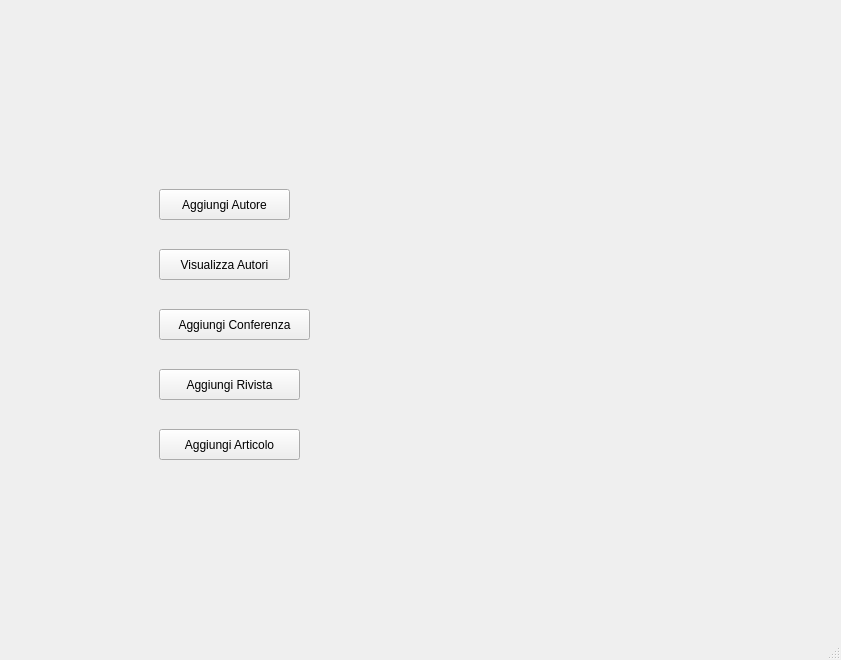
<?xml version="1.0" encoding="UTF-8"?>
<ui version="4.0">
 <class>MainWindow</class>
 <widget class="QMainWindow" name="MainWindow">
  <property name="geometry">
   <rect>
    <x>0</x>
    <y>0</y>
    <width>841</width>
    <height>660</height>
   </rect>
  </property>
  <property name="windowTitle">
   <string>MainWindow</string>
  </property>
  <property name="styleSheet">
   <string notr="true"/>
  </property>
  <widget class="QWidget" name="centralwidget">
   <layout class="QHBoxLayout" name="horizontalLayout">
    <item>
     <widget class="QStackedWidget" name="stackedWidget">
      <widget class="QWidget" name="homePage">
       <widget class="QPushButton" name="inserisciAutore">
        <property name="geometry">
         <rect>
          <x>150</x>
          <y>180</y>
          <width>131</width>
          <height>31</height>
         </rect>
        </property>
        <property name="text">
         <string>Aggiungi Autore</string>
        </property>
       </widget>
       <widget class="QPushButton" name="visualizzaAutori">
        <property name="geometry">
         <rect>
          <x>150</x>
          <y>240</y>
          <width>131</width>
          <height>31</height>
         </rect>
        </property>
        <property name="text">
         <string>Visualizza Autori</string>
        </property>
       </widget>
       <widget class="QPushButton" name="inserisciArticolo">
        <property name="geometry">
         <rect>
          <x>150</x>
          <y>420</y>
          <width>141</width>
          <height>31</height>
         </rect>
        </property>
        <property name="text">
         <string>Aggiungi Articolo</string>
        </property>
       </widget>
       <widget class="QPushButton" name="inserisciRivista">
        <property name="geometry">
         <rect>
          <x>150</x>
          <y>360</y>
          <width>141</width>
          <height>31</height>
         </rect>
        </property>
        <property name="text">
         <string>Aggiungi Rivista</string>
        </property>
       </widget>
       <widget class="QPushButton" name="inserisciConferenza">
        <property name="geometry">
         <rect>
          <x>150</x>
          <y>300</y>
          <width>151</width>
          <height>31</height>
         </rect>
        </property>
        <property name="text">
         <string>Aggiungi Conferenza</string>
        </property>
       </widget>
      </widget>
      <widget class="QWidget" name="aggiungiAutorePage">
       <widget class="QWidget" name="layoutWidget">
        <property name="geometry">
         <rect>
          <x>440</x>
          <y>110</y>
          <width>321</width>
          <height>331</height>
         </rect>
        </property>
        <layout class="QVBoxLayout" name="verticalLayout">
         <item>
          <widget class="QListWidget" name="listAutori"/>
         </item>
         <item>
          <widget class="QPushButton" name="aggiungiAutore">
           <property name="text">
            <string>aggiungi </string>
           </property>
          </widget>
         </item>
        </layout>
       </widget>
       <widget class="QWidget" name="layoutWidget">
        <property name="geometry">
         <rect>
          <x>40</x>
          <y>170</y>
          <width>336</width>
          <height>211</height>
         </rect>
        </property>
        <layout class="QFormLayout" name="formLayout">
         <item row="0" column="0">
          <widget class="QLabel" name="idAutore">
           <property name="font">
            <font>
             <weight>75</weight>
             <bold>true</bold>
            </font>
           </property>
           <property name="text">
            <string>Id:</string>
           </property>
           <property name="margin">
            <number>0</number>
           </property>
          </widget>
         </item>
         <item row="1" column="0">
          <widget class="QLabel" name="nomeAutore">
           <property name="font">
            <font>
             <weight>75</weight>
             <bold>true</bold>
            </font>
           </property>
           <property name="text">
            <string>Nome:</string>
           </property>
          </widget>
         </item>
         <item row="1" column="1">
          <widget class="QLineEdit" name="nomeAutoreText"/>
         </item>
         <item row="2" column="0">
          <widget class="QLabel" name="cognome">
           <property name="font">
            <font>
             <weight>75</weight>
             <bold>true</bold>
            </font>
           </property>
           <property name="text">
            <string>Cognome:</string>
           </property>
          </widget>
         </item>
         <item row="2" column="1">
          <widget class="QLineEdit" name="cognomeText"/>
         </item>
         <item row="3" column="0">
          <widget class="QLabel" name="afferenza">
           <property name="font">
            <font>
             <weight>75</weight>
             <bold>true</bold>
            </font>
           </property>
           <property name="text">
            <string>Afferenza:</string>
           </property>
           <property name="margin">
            <number>0</number>
           </property>
          </widget>
         </item>
         <item row="3" column="1">
          <widget class="QTextEdit" name="afferenzaText"/>
         </item>
         <item row="4" column="1">
          <widget class="QPushButton" name="aggiungiAfferenza">
           <property name="text">
            <string>aggiungi afferenza</string>
           </property>
          </widget>
         </item>
         <item row="0" column="1">
          <widget class="QSpinBox" name="idAutoreBox"/>
         </item>
        </layout>
       </widget>
       <widget class="QPushButton" name="backHome">
        <property name="geometry">
         <rect>
          <x>350</x>
          <y>500</y>
          <width>111</width>
          <height>31</height>
         </rect>
        </property>
        <property name="font">
         <font>
          <weight>75</weight>
          <italic>true</italic>
          <bold>true</bold>
         </font>
        </property>
        <property name="text">
         <string>Home</string>
        </property>
       </widget>
      </widget>
      <widget class="QWidget" name="VisualizzaAutoriPage">
       <widget class="QWidget" name="layoutWidget">
        <property name="geometry">
         <rect>
          <x>40</x>
          <y>20</y>
          <width>741</width>
          <height>541</height>
         </rect>
        </property>
        <layout class="QVBoxLayout" name="verticalLayout_2">
         <item>
          <widget class="QLabel" name="label">
           <property name="text">
            <string>Autori Presenti</string>
           </property>
          </widget>
         </item>
         <item>
          <widget class="QListWidget" name="listAutoriCompleta"/>
         </item>
         <item>
          <widget class="QPushButton" name="backHome_2">
           <property name="text">
            <string>Home</string>
           </property>
          </widget>
         </item>
        </layout>
       </widget>
      </widget>
      <widget class="QWidget" name="aggiungiConferenzaPage">
       <widget class="QCalendarWidget" name="calendarWidget">
        <property name="geometry">
         <rect>
          <x>40</x>
          <y>280</y>
          <width>401</width>
          <height>171</height>
         </rect>
        </property>
        <property name="verticalHeaderFormat">
         <enum>QCalendarWidget::NoVerticalHeader</enum>
        </property>
       </widget>
       <widget class="QPushButton" name="backHome_5">
        <property name="geometry">
         <rect>
          <x>370</x>
          <y>520</y>
          <width>89</width>
          <height>25</height>
         </rect>
        </property>
        <property name="text">
         <string>Home</string>
        </property>
       </widget>
       <widget class="QWidget" name="">
        <property name="geometry">
         <rect>
          <x>40</x>
          <y>90</y>
          <width>401</width>
          <height>183</height>
         </rect>
        </property>
        <layout class="QFormLayout" name="formLayout_5">
         <item row="0" column="0">
          <widget class="QLabel" name="nomeConferenza">
           <property name="text">
            <string>Nome:</string>
           </property>
          </widget>
         </item>
         <item row="0" column="1">
          <widget class="QLineEdit" name="nomeConfText"/>
         </item>
         <item row="1" column="0">
          <widget class="QLabel" name="acronimoConferenza">
           <property name="text">
            <string>Acronimo:</string>
           </property>
          </widget>
         </item>
         <item row="1" column="1">
          <widget class="QLineEdit" name="acronimoConfText"/>
         </item>
         <item row="2" column="0">
          <widget class="QLabel" name="luogo">
           <property name="text">
            <string>luogo:</string>
           </property>
          </widget>
         </item>
         <item row="2" column="1">
          <widget class="QLineEdit" name="luogoText"/>
         </item>
         <item row="3" column="0">
          <widget class="QLabel" name="numPartecipanti">
           <property name="text">
            <string>Numero di Partecipanti:</string>
           </property>
          </widget>
         </item>
         <item row="3" column="1">
          <widget class="QSpinBox" name="numPartecipantiBox"/>
         </item>
         <item row="4" column="0">
          <widget class="QLabel" name="organizzatore">
           <property name="text">
            <string>Organizzatore:</string>
           </property>
          </widget>
         </item>
         <item row="4" column="1">
          <widget class="QLineEdit" name="organizzatoreText"/>
         </item>
         <item row="5" column="1">
          <widget class="QPushButton" name="aggiungiOrganizzatore">
           <property name="text">
            <string>aggiungi organizzatore</string>
           </property>
          </widget>
         </item>
        </layout>
       </widget>
       <widget class="QWidget" name="">
        <property name="geometry">
         <rect>
          <x>460</x>
          <y>90</y>
          <width>351</width>
          <height>361</height>
         </rect>
        </property>
        <layout class="QVBoxLayout" name="verticalLayout_4">
         <item>
          <widget class="QListWidget" name="listConferenza"/>
         </item>
         <item>
          <widget class="QPushButton" name="aggiungiConferenza">
           <property name="text">
            <string>aggiungi</string>
           </property>
          </widget>
         </item>
        </layout>
       </widget>
      </widget>
      <widget class="QWidget" name="visualizzaConferenzePage">
       <widget class="QListWidget" name="listWidget">
        <property name="geometry">
         <rect>
          <x>50</x>
          <y>80</y>
          <width>256</width>
          <height>192</height>
         </rect>
        </property>
       </widget>
      </widget>
      <widget class="QWidget" name="aggiungiRivistaPage">
       <widget class="QCalendarWidget" name="calendarioRivista">
        <property name="geometry">
         <rect>
          <x>20</x>
          <y>260</y>
          <width>401</width>
          <height>151</height>
         </rect>
        </property>
        <property name="gridVisible">
         <bool>false</bool>
        </property>
        <property name="horizontalHeaderFormat">
         <enum>QCalendarWidget::ShortDayNames</enum>
        </property>
        <property name="verticalHeaderFormat">
         <enum>QCalendarWidget::NoVerticalHeader</enum>
        </property>
        <property name="navigationBarVisible">
         <bool>true</bool>
        </property>
        <property name="dateEditEnabled">
         <bool>true</bool>
        </property>
       </widget>
       <widget class="QPushButton" name="backHome_4">
        <property name="geometry">
         <rect>
          <x>360</x>
          <y>520</y>
          <width>89</width>
          <height>25</height>
         </rect>
        </property>
        <property name="text">
         <string>Home</string>
        </property>
       </widget>
       <widget class="QWidget" name="layoutWidget">
        <property name="geometry">
         <rect>
          <x>455</x>
          <y>90</y>
          <width>341</width>
          <height>351</height>
         </rect>
        </property>
        <layout class="QVBoxLayout" name="verticalLayout_3">
         <item>
          <widget class="QListWidget" name="listRiviste"/>
         </item>
         <item>
          <widget class="QPushButton" name="aggiungiRivista">
           <property name="text">
            <string>Aggiungi</string>
           </property>
          </widget>
         </item>
        </layout>
       </widget>
       <widget class="QWidget" name="layoutWidget">
        <property name="geometry">
         <rect>
          <x>20</x>
          <y>120</y>
          <width>401</width>
          <height>121</height>
         </rect>
        </property>
        <layout class="QFormLayout" name="formLayout_2">
         <item row="0" column="0">
          <widget class="QLabel" name="nomeRivista">
           <property name="text">
            <string>Nome:</string>
           </property>
          </widget>
         </item>
         <item row="0" column="1">
          <widget class="QLineEdit" name="nomeRivistaText"/>
         </item>
         <item row="1" column="0">
          <widget class="QLabel" name="acronimoRivista">
           <property name="text">
            <string>Acronimo:</string>
           </property>
          </widget>
         </item>
         <item row="1" column="1">
          <widget class="QLineEdit" name="acronimoRivistaText"/>
         </item>
         <item row="2" column="0">
          <widget class="QLabel" name="editore">
           <property name="text">
            <string>Editore:</string>
           </property>
          </widget>
         </item>
         <item row="2" column="1">
          <widget class="QLineEdit" name="editoreText"/>
         </item>
         <item row="3" column="0">
          <widget class="QLabel" name="volume">
           <property name="text">
            <string>Volume:</string>
           </property>
          </widget>
         </item>
         <item row="3" column="1">
          <widget class="QSpinBox" name="volumeBox"/>
         </item>
        </layout>
       </widget>
      </widget>
      <widget class="QWidget" name="aggiungiArticoloPage">
       <widget class="QPushButton" name="backHome_3">
        <property name="geometry">
         <rect>
          <x>700</x>
          <y>560</y>
          <width>89</width>
          <height>25</height>
         </rect>
        </property>
        <property name="text">
         <string>home</string>
        </property>
       </widget>
       <widget class="QWidget" name="">
        <property name="geometry">
         <rect>
          <x>20</x>
          <y>100</y>
          <width>301</width>
          <height>258</height>
         </rect>
        </property>
        <layout class="QFormLayout" name="formLayout_3">
         <item row="0" column="0">
          <widget class="QLabel" name="idArticolo">
           <property name="font">
            <font>
             <weight>75</weight>
             <bold>true</bold>
            </font>
           </property>
           <property name="text">
            <string>Id:</string>
           </property>
          </widget>
         </item>
         <item row="6" column="0">
          <widget class="QLabel" name="prezzo">
           <property name="font">
            <font>
             <weight>75</weight>
             <bold>true</bold>
            </font>
           </property>
           <property name="text">
            <string>Prezzo:</string>
           </property>
          </widget>
         </item>
         <item row="6" column="1">
          <widget class="QDoubleSpinBox" name="PrezzoBox">
           <property name="maximum">
            <double>999.990000000000009</double>
           </property>
          </widget>
         </item>
         <item row="0" column="1">
          <widget class="QSpinBox" name="idArticoloBox"/>
         </item>
         <item row="3" column="0">
          <widget class="QLabel" name="numPagine">
           <property name="font">
            <font>
             <weight>75</weight>
             <bold>true</bold>
            </font>
           </property>
           <property name="text">
            <string>Numero Pagine:</string>
           </property>
          </widget>
         </item>
         <item row="3" column="1">
          <widget class="QSpinBox" name="numPagineBox"/>
         </item>
         <item row="9" column="1">
          <widget class="QTextEdit" name="artCorrelatiText"/>
         </item>
         <item row="10" column="1">
          <widget class="QPushButton" name="pushButton">
           <property name="text">
            <string>aggiuni articoli correlati</string>
           </property>
          </widget>
         </item>
         <item row="9" column="0">
          <widget class="QLabel" name="artCorrelati">
           <property name="font">
            <font>
             <weight>75</weight>
             <bold>true</bold>
            </font>
           </property>
           <property name="text">
            <string>articoli Correlati:</string>
           </property>
          </widget>
         </item>
        </layout>
       </widget>
       <widget class="QWidget" name="">
        <property name="geometry">
         <rect>
          <x>330</x>
          <y>20</y>
          <width>451</width>
          <height>391</height>
         </rect>
        </property>
        <layout class="QFormLayout" name="formLayout_4">
         <item row="0" column="0">
          <widget class="QLabel" name="titolo">
           <property name="font">
            <font>
             <weight>75</weight>
             <bold>true</bold>
            </font>
           </property>
           <property name="text">
            <string>Titolo:</string>
           </property>
          </widget>
         </item>
         <item row="2" column="0">
          <widget class="QLabel" name="autori">
           <property name="font">
            <font>
             <weight>75</weight>
             <bold>true</bold>
            </font>
           </property>
           <property name="text">
            <string>Lista di autori:</string>
           </property>
          </widget>
         </item>
         <item row="2" column="1">
          <widget class="QListWidget" name="autoriDaScegliere"/>
         </item>
         <item row="4" column="0">
          <widget class="QLabel" name="keywords">
           <property name="font">
            <font>
             <weight>75</weight>
             <bold>true</bold>
            </font>
           </property>
           <property name="text">
            <string>Lista di keyword:</string>
           </property>
          </widget>
         </item>
         <item row="4" column="1">
          <widget class="QTextEdit" name="keywordText"/>
         </item>
         <item row="0" column="1">
          <widget class="QLineEdit" name="titoloText"/>
         </item>
         <item row="5" column="1">
          <widget class="QPushButton" name="pushButton_2">
           <property name="text">
            <string>aggiungi keyword</string>
           </property>
          </widget>
         </item>
        </layout>
       </widget>
       <widget class="QWidget" name="">
        <property name="geometry">
         <rect>
          <x>20</x>
          <y>370</y>
          <width>298</width>
          <height>25</height>
         </rect>
        </property>
        <layout class="QHBoxLayout" name="horizontalLayout_2">
         <item>
          <widget class="QLabel" name="pubblicatoIn">
           <property name="font">
            <font>
             <weight>75</weight>
             <bold>true</bold>
            </font>
           </property>
           <property name="text">
            <string>Pubblicato per:</string>
           </property>
          </widget>
         </item>
         <item>
          <widget class="QRadioButton" name="rivistaButton">
           <property name="text">
            <string>Rivista</string>
           </property>
          </widget>
         </item>
         <item>
          <widget class="QRadioButton" name="conferenzaButton">
           <property name="text">
            <string>Conferenza</string>
           </property>
          </widget>
         </item>
        </layout>
       </widget>
       <widget class="QWidget" name="">
        <property name="geometry">
         <rect>
          <x>20</x>
          <y>400</y>
          <width>301</width>
          <height>27</height>
         </rect>
        </property>
        <layout class="QHBoxLayout" name="horizontalLayout_3">
         <item>
          <widget class="QLabel" name="label_2">
           <property name="text">
            <string>Nome rivista/afferenza:</string>
           </property>
          </widget>
         </item>
         <item>
          <widget class="QLineEdit" name="PubblicatoIn"/>
         </item>
        </layout>
       </widget>
       <widget class="QWidget" name="">
        <property name="geometry">
         <rect>
          <x>20</x>
          <y>430</y>
          <width>301</width>
          <height>27</height>
         </rect>
        </property>
        <layout class="QHBoxLayout" name="horizontalLayout_4">
         <item>
          <widget class="QLabel" name="label_3">
           <property name="text">
            <string>anno di pubblicazione:</string>
           </property>
          </widget>
         </item>
         <item>
          <widget class="QLineEdit" name="lineEdit"/>
         </item>
        </layout>
       </widget>
      </widget>
     </widget>
    </item>
   </layout>
  </widget>
  <widget class="QMenuBar" name="menubar">
   <property name="geometry">
    <rect>
     <x>0</x>
     <y>0</y>
     <width>841</width>
     <height>22</height>
    </rect>
   </property>
  </widget>
  <widget class="QStatusBar" name="statusBar"/>
 </widget>
 <resources/>
 <connections/>
</ui>
